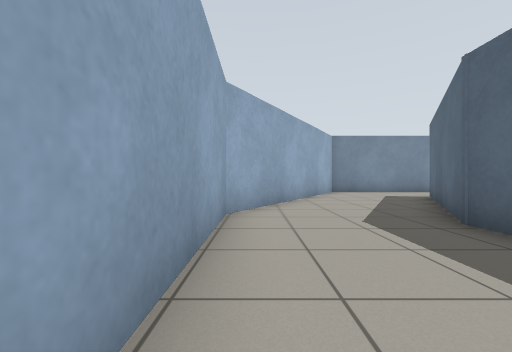
[1] (above)

17 first-person views from a walk through a robot-simulator world made for Gazebo. The camera is 0.72 m above the floor, looks level and sees 90° across. The floor is counted in squares, 1 m on a side. Each view is taken from the middle of a square. On the plan, view 1 faces up. The plan holds only what a view shows up to about 9 squares ahead; the rest is blank.

[2]
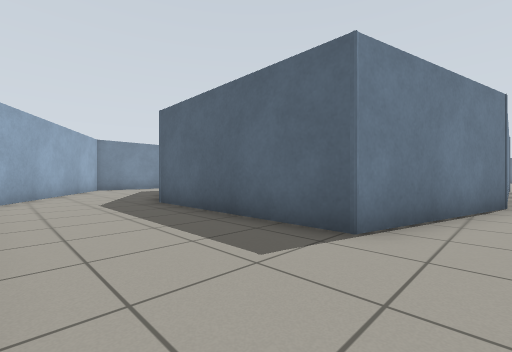

[3]
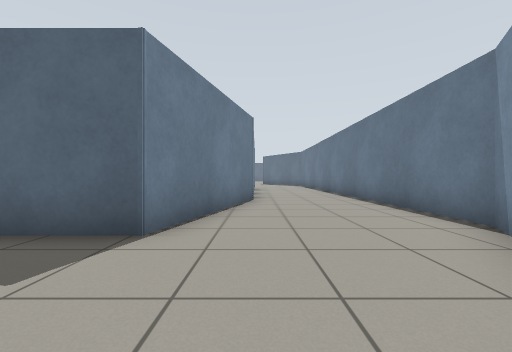

[4]
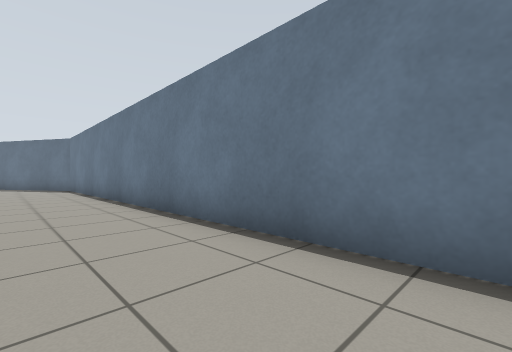

[5]
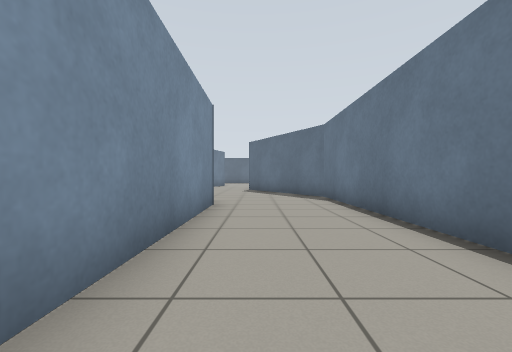

[6]
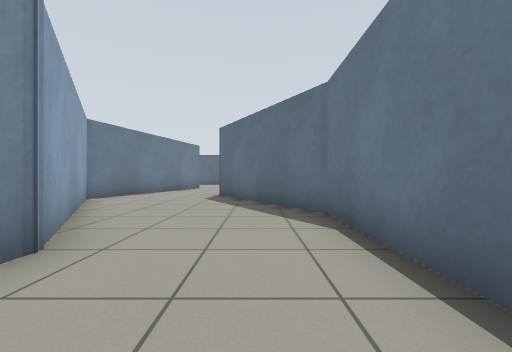

[7]
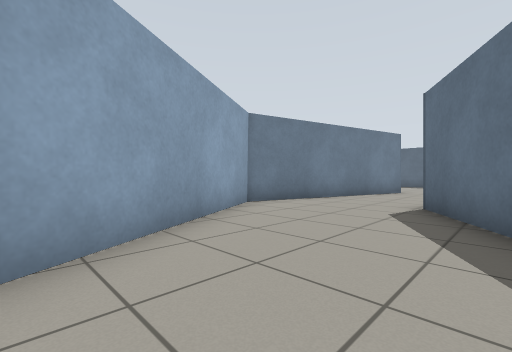

[8]
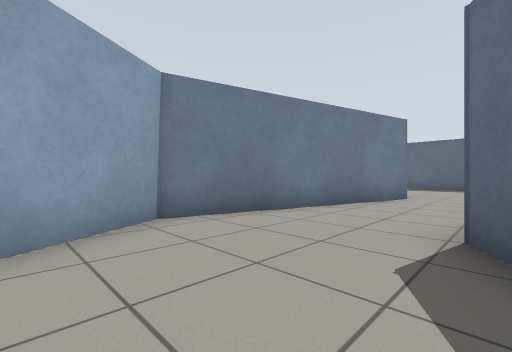

[9]
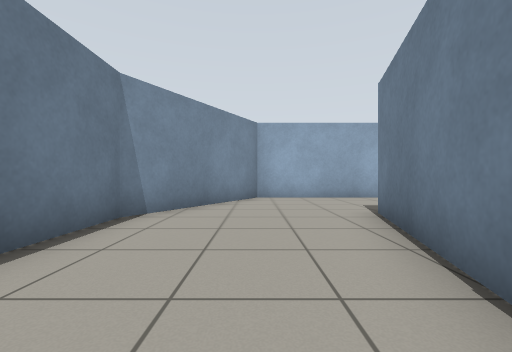

[10]
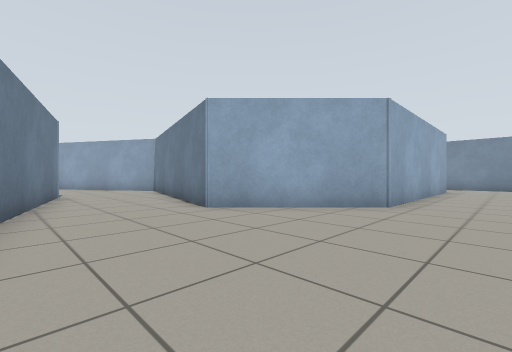

[11]
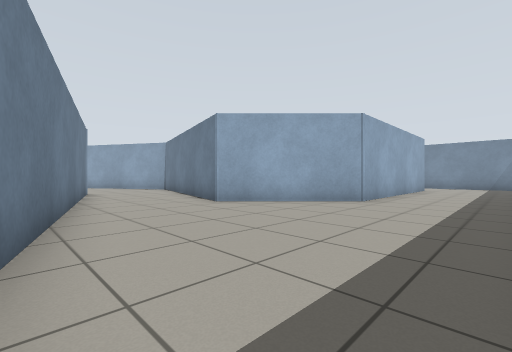

[12]
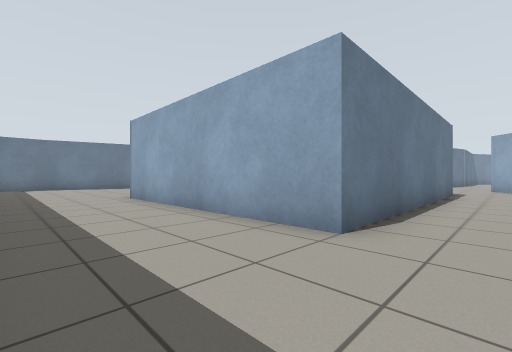

[13]
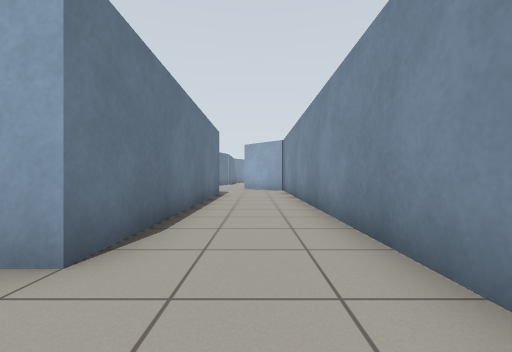

[14]
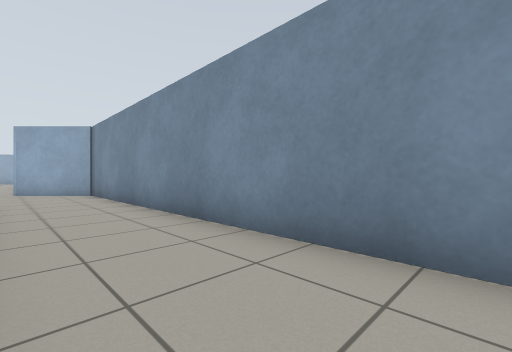

[15]
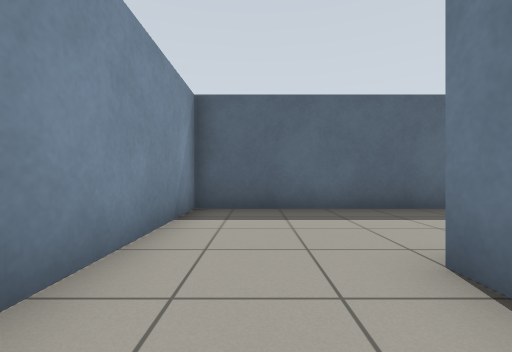

[16]
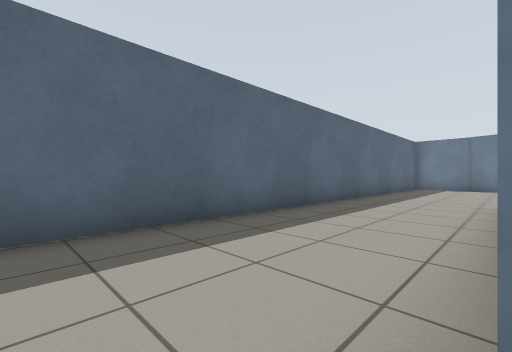

[17]
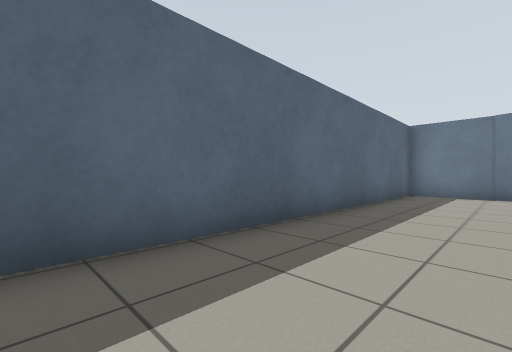

### Floor plan
Ten units are one square. View 1 is at (0, 0); x grows to the right and y downward. Boxes are objects, and circles mark ways between rooms. Rooms are numbered by the first view taken in them; rooms with no view inside come last. Other rooms are left out.
<svg viewBox="-11 -119 372 188">
<path fill="none" stroke="#000" d="M79 29 31 16 31 -38M-6 -48 -6 40 36 64 188 64 235 37 252 41M267 10 220 -3 165 29 110 29M239 -85 320 -85 320 -13 291 17 267 10M332 64 356 64 356 -114 216 -114M252 41 334 63"/>
<circle cx="255" cy="25" r="3" fill="#2a7"/>
<text x="110" y="40">1</text>
<text x="330" y="-40">2</text>
</svg>
Room 1 opens to room 2.

Where each view was taken, in squares from view 1:
view 1: 0 up, 0 right, facing up
view 2: 3 down, 0 right, facing up-right
view 3: 3 down, 0 right, facing right
view 4: 4 down, 4 right, facing down-right
view 5: 4 down, 10 right, facing right
view 6: 5 down, 14 right, facing right
view 7: 5 down, 17 right, facing up-right
view 8: 4 down, 20 right, facing up-right
view 9: 4 down, 8 right, facing left
view 10: 5 down, 34 right, facing up-left
view 11: 6 down, 35 right, facing up-left
view 12: 10 up, 35 right, facing down-left
view 13: 10 up, 34 right, facing left
view 14: 9 up, 32 right, facing up-left
view 15: 10 up, 30 right, facing right
view 16: 9 up, 32 right, facing down-right
view 17: 4 up, 33 right, facing down-right
